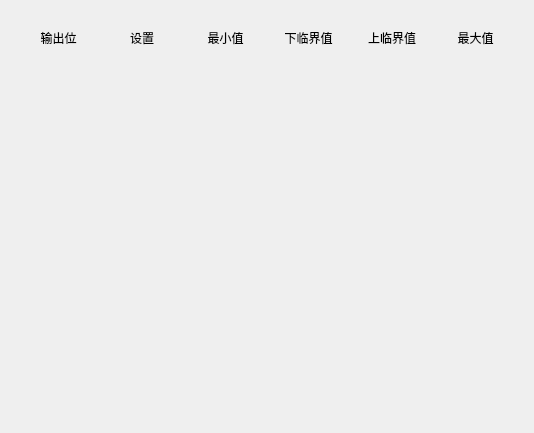
<?xml version="1.0" encoding="UTF-8"?>
<ui version="4.0">
 <class>Home_OutputWid</class>
 <widget class="QWidget" name="Home_OutputWid">
  <property name="geometry">
   <rect>
    <x>0</x>
    <y>0</y>
    <width>534</width>
    <height>433</height>
   </rect>
  </property>
  <property name="windowTitle">
   <string>Form</string>
  </property>
  <layout class="QGridLayout" name="gridLayout_2">
   <item row="0" column="0">
    <widget class="QWidget" name="widget" native="true">
     <layout class="QGridLayout" name="gridLayout">
      <item row="0" column="0">
       <widget class="QLabel" name="label">
        <property name="text">
         <string>输出位</string>
        </property>
        <property name="alignment">
         <set>Qt::AlignCenter</set>
        </property>
       </widget>
      </item>
      <item row="0" column="1">
       <widget class="QLabel" name="label_2">
        <property name="text">
         <string>设置</string>
        </property>
        <property name="alignment">
         <set>Qt::AlignCenter</set>
        </property>
       </widget>
      </item>
      <item row="0" column="2">
       <widget class="QLabel" name="label_10">
        <property name="text">
         <string>最小值</string>
        </property>
        <property name="alignment">
         <set>Qt::AlignCenter</set>
        </property>
       </widget>
      </item>
      <item row="0" column="3">
       <widget class="QLabel" name="label_11">
        <property name="text">
         <string>下临界值</string>
        </property>
        <property name="alignment">
         <set>Qt::AlignCenter</set>
        </property>
       </widget>
      </item>
      <item row="0" column="4">
       <widget class="QLabel" name="label_12">
        <property name="text">
         <string>上临界值</string>
        </property>
        <property name="alignment">
         <set>Qt::AlignCenter</set>
        </property>
       </widget>
      </item>
      <item row="0" column="5">
       <widget class="QLabel" name="label_13">
        <property name="text">
         <string>最大值</string>
        </property>
        <property name="alignment">
         <set>Qt::AlignCenter</set>
        </property>
       </widget>
      </item>
     </layout>
    </widget>
   </item>
   <item row="1" column="0">
    <widget class="QWidget" name="widget_1" native="true"/>
   </item>
   <item row="2" column="0">
    <widget class="QWidget" name="widget_2" native="true"/>
   </item>
   <item row="3" column="0">
    <widget class="QWidget" name="widget_3" native="true"/>
   </item>
   <item row="4" column="0">
    <widget class="QWidget" name="widget_4" native="true"/>
   </item>
   <item row="5" column="0">
    <widget class="QWidget" name="widget_5" native="true"/>
   </item>
   <item row="6" column="0">
    <widget class="QWidget" name="widget_6" native="true"/>
   </item>
  </layout>
 </widget>
 <resources/>
 <connections/>
</ui>
